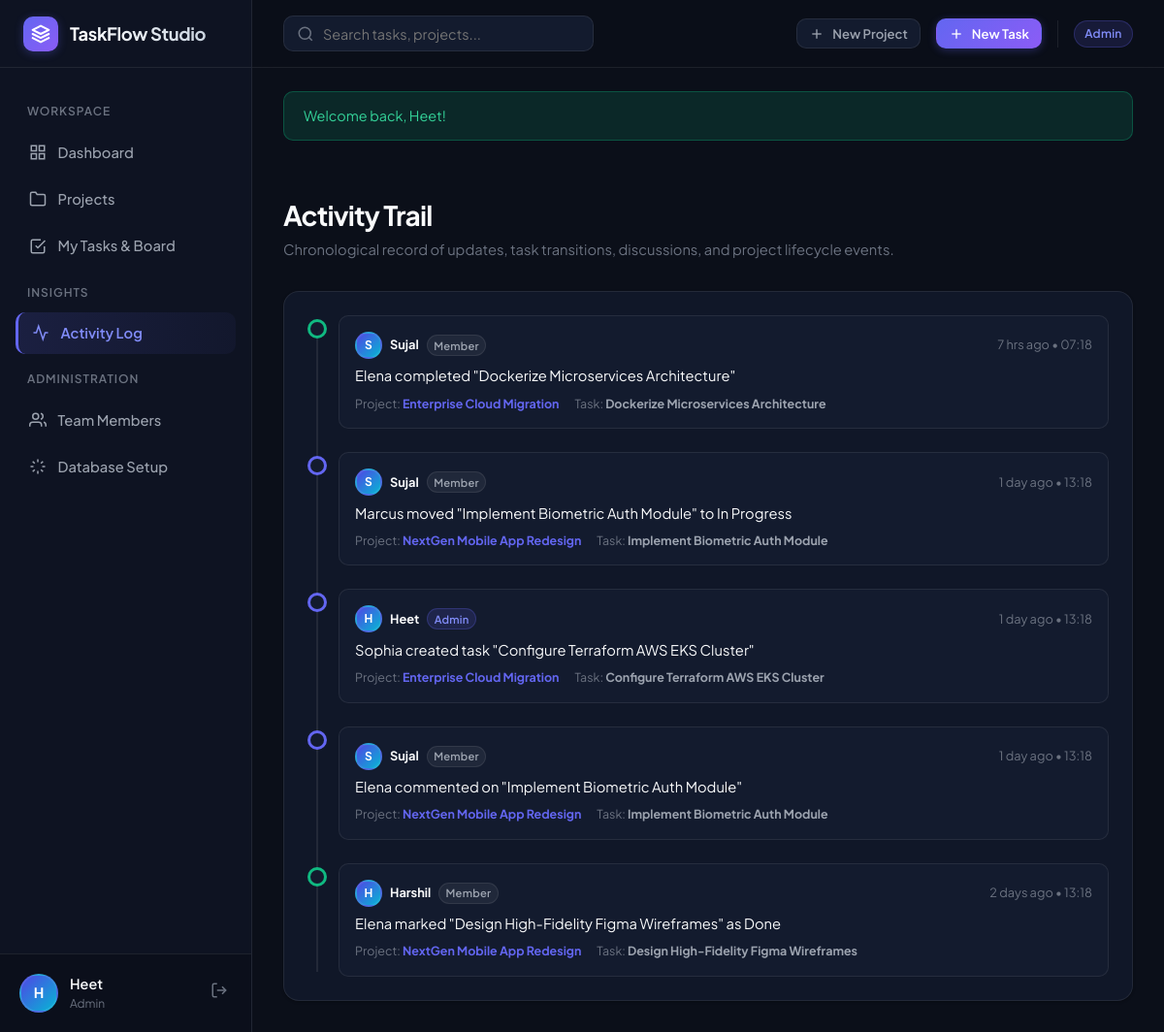
Screenshot of /activity.php (signed in) with the database file from the repository.
### tables this page shows
CREATE TABLE `activity_logs` (
  `id` INT AUTO_INCREMENT PRIMARY KEY,
  `project_id` INT DEFAULT NULL,
  `task_id` INT DEFAULT NULL,
  `user_id` INT NOT NULL,
  `action` VARCHAR(100) NOT NULL,
  `details` TEXT DEFAULT NULL,
  `created_at` DATETIME NOT NULL DEFAULT CURRENT_TIMESTAMP,
  CONSTRAINT `fk_activity_project` FOREIGN KEY (`project_id`) REFERENCES `projects` (`id`) ON DELETE CASCADE,
  CONSTRAINT `fk_activity_task` FOREIGN KEY (`task_id`) REFERENCES `tasks` (`id`) ON DELETE CASCADE,
  CONSTRAINT `fk_activity_user` FOREIGN KEY (`user_id`) REFERENCES `users` (`id`) ON DELETE CASCADE
);

CREATE TABLE `users` (
  `id` INT AUTO_INCREMENT PRIMARY KEY,
  `name` VARCHAR(100) NOT NULL,
  `email` VARCHAR(150) NOT NULL UNIQUE,
  `password` VARCHAR(255) NOT NULL,
  `role` ENUM('admin', 'manager', 'member') NOT NULL DEFAULT 'member',
  `title` VARCHAR(100) DEFAULT 'Team Member',
  `avatar` VARCHAR(255) DEFAULT NULL,
  `created_at` DATETIME NOT NULL DEFAULT CURRENT_TIMESTAMP
);

CREATE TABLE `projects` (
  `id` INT AUTO_INCREMENT PRIMARY KEY,
  `title` VARCHAR(150) NOT NULL,
  `description` TEXT DEFAULT NULL,
  `status` ENUM('planning', 'in_progress', 'completed', 'on_hold') NOT NULL DEFAULT 'in_progress',
  `priority` ENUM('low', 'medium', 'high', 'urgent') NOT NULL DEFAULT 'medium',
  `color` VARCHAR(20) DEFAULT '#6366f1',
  `start_date` DATE DEFAULT NULL,
  `due_date` DATE DEFAULT NULL,
  `budget` DECIMAL(10,2) DEFAULT 0.00,
  `created_by` INT NOT NULL,
  `created_at` DATETIME NOT NULL DEFAULT CURRENT_TIMESTAMP,
  `updated_at` DATETIME NOT NULL DEFAULT CURRENT_TIMESTAMP ON UPDATE CURRENT_TIMESTAMP,
  CONSTRAINT `fk_projects_created_by` FOREIGN KEY (`created_by`) REFERENCES `users` (`id`) ON DELETE CASCADE
);

CREATE TABLE `tasks` (
  `id` INT AUTO_INCREMENT PRIMARY KEY,
  `project_id` INT NOT NULL,
  `assigned_to` INT DEFAULT NULL,
  `title` VARCHAR(200) NOT NULL,
  `description` TEXT DEFAULT NULL,
  `status` ENUM('todo', 'in_progress', 'review', 'done') NOT NULL DEFAULT 'todo',
  `priority` ENUM('low', 'medium', 'high', 'urgent') NOT NULL DEFAULT 'medium',
  `due_date` DATE DEFAULT NULL,
  `estimated_hours` DECIMAL(5,1) DEFAULT 0.0,
  `created_by` INT NOT NULL,
  `created_at` DATETIME NOT NULL DEFAULT CURRENT_TIMESTAMP,
  `updated_at` DATETIME NOT NULL DEFAULT CURRENT_TIMESTAMP ON UPDATE CURRENT_TIMESTAMP,
  CONSTRAINT `fk_tasks_project` FOREIGN KEY (`project_id`) REFERENCES `projects` (`id`) ON DELETE CASCADE,
  CONSTRAINT `fk_tasks_assigned` FOREIGN KEY (`assigned_to`) REFERENCES `users` (`id`) ON DELETE SET NULL,
  CONSTRAINT `fk_tasks_creator` FOREIGN KEY (`created_by`) REFERENCES `users` (`id`) ON DELETE CASCADE
);

### config/init.php (called while the page is built, shortened)
<?php
function timeAgo($datetime) {
    $timestamp = is_numeric($datetime) ? $datetime : strtotime($datetime);
    $difference = time() - $timestamp;
    if ($difference < 60) {
        return 'Just now';
    } elseif ($difference < 3600) {
        $mins = round($difference / 60);
        return $mins . ' min' . ($mins > 1 ? 's' : '') . ' ago';
    } elseif ($difference < 86400) {
        $hours = round($difference / 3600);
        return $hours . ' hr' . ($hours > 1 ? 's' : '') . ' ago';
    } elseif ($difference < 604800) {
        $days = round($difference / 86400);
        return $days . ' day' . ($days > 1 ? 's' : '') . ' ago';
    } else {
        return date('M j, Y', $timestamp);
    }
}
function getInitials($name) {
    $words = explode(' ', trim($name));
    $initials = '';
    foreach ($words as $w) {
        if (!empty($w)) {
            $initials .= strtoupper($w[0]);
        }
    }
    return $initials ?: 'U';
}

### activity.php (the view, shortened to what this page needs)
<?php
require_once __DIR__ . '/includes/header.php';
try {
    $pdo = getDBConnection(true);
    $activitiesStmt = $pdo->query("
        SELECT a.*, u.name AS user_name, u.role AS user_role, p.title AS project_title, t.title AS task_title
        FROM activity_logs a
        JOIN users u ON a.user_id = u.id
        LEFT JOIN projects p ON a.project_id = p.id
        LEFT JOIN tasks t ON a.task_id = t.id
        ORDER BY a.created_at DESC
        LIMIT 50
    ");
    $activities = $activitiesStmt->fetchAll();
} catch (Exception $e) {
    echo "<div class='alert alert-error'>Database error: " . htmlspecialchars($e->getMessage()) . "</div>";
    include __DIR__ . '/includes/footer.php';
    exit;
}
?>
<div class="page-content">
    <div class="page-header">
        <div>
            <h1 class="page-title">Activity Trail</h1>
            <p class="page-subtitle">Chronological record of updates, task transitions, discussions, and project lifecycle events.</p>
        </div>
    </div>
    <div class="card" style="max-width: 900px;">
        <?php if (empty($activities)): ?>
            <p style="color: var(--text-muted); text-align: center; padding: 2rem;">No activities recorded yet.</p>
        <?php else: ?>
            <div class="activity-timeline">
                <?php foreach ($activities as $act): ?>
                    <div class="timeline-item">
                        <div class="timeline-dot" style="<?= ($act['action'] === 'completed_task') ? 'border-color: var(--success);' : (($act['action'] === 'task_created' || $act['action'] === 'project_created') ? 'border-color: var(--primary);' : '') ?>"></div>
                        <div class="timeline-content">
                            <div class="timeline-meta">
                                <div style="display: flex; align-items: center; gap: 0.5rem;">
                                    <div class="avatar avatar-sm"><?= getInitials($act['user_name']) ?></div>
                                    <span style="font-weight: 700; color: var(--text-main);"><?= htmlspecialchars($act['user_name']) ?></span>
                                    <span class="badge badge-<?= ($act['user_role'] === 'admin') ? 'indigo' : (($act['user_role'] === 'manager') ? 'purple' : 'gray') ?>" style="font-size: 0.7rem; padding: 0.1rem 0.4rem;">
                                        <?= ucfirst($act['user_role']) ?>
                                    </span>
                                </div>
                                <span style="font-size: 0.8rem; color: var(--text-muted);"><?= timeAgo($act['created_at']) ?> &bull; <?= date('H:i', strtotime($act['created_at'])) ?></span>
                            </div>
                            <div style="font-size: 0.92rem; color: var(--text-main); margin-top: 0.4rem;">
                                <?= htmlspecialchars($act['details']) ?>
                            </div>
                            <div style="display: flex; gap: 1rem; margin-top: 0.5rem; font-size: 0.78rem; color: var(--text-muted);">
                                <?php if ($act['project_title']): ?>
                                    <span>Project: <strong style="color: var(--primary);"><?= htmlspecialchars($act['project_title']) ?></strong></span>
                                <?php endif; ?>
                                <?php if ($act['task_title']): ?>
                                    <span>Task: <strong style="color: var(--text-secondary);"><?= htmlspecialchars($act['task_title']) ?></strong></span>
                                <?php endif; ?>
                            </div>
                        </div>
                    </div>
                <?php endforeach; ?>
            </div>
        <?php endif; ?>
    </div>
</div>
<?php include __DIR__ . '/includes/footer.php'; ?>

### assets/css/style.css (style rules this page uses)
:root { --bg-main: #0b0f19; --bg-sidebar: #0e1322; --bg-surface: #131b2e; --bg-surface-elevated: #1a243d; --bg-card: rgba(19, 27, 46, 0.75); --bg-card-hover: rgba(26, 36, 61, 0.9); --bg-input: #0e1322; --border: rgba(255, 255, 255, 0.08); --border-subtle: rgba(255, 255, 255, 0.04); --border-focus: #6366f1; --text-main: #f9fafb; --text-secondary: #9ca3af; --text-muted: #6b7280; --primary: #6366f1; --primary-hover: #4f46e5; --primary-glow: rgba(99, 102, 241, 0.3); --success: #10b981; --success-bg: rgba(16, 185, 129, 0.15); --warning: #f59e0b; --warning-bg: rgba(245, 158, 11, 0.15); --danger: #ef4444; --danger-bg: rgba(239, 68, 68, 0.15); --info: #06b6d4; --info-bg: rgba(6, 182, 212, 0.15); --purple: #8b5cf6; --purple-bg: rgba(139, 92, 246, 0.15); --radius-sm: 6px; --radius-md: 10px; --radius-lg: 16px; --radius-xl: 24px; --shadow-sm: 0 1px 3px rgba(0, 0, 0, 0.3); --shadow-md: 0 4px 12px rgba(0, 0, 0, 0.4); --shadow-lg: 0 10px 30px rgba(0, 0, 0, 0.5); --shadow-glow: 0 0 25px var(--primary-glow); --transition: all 0.2s cubic-bezier(0.16, 1, 0.3, 1); --sidebar-width: 260px; --topbar-height: 70px; }
*, *::before, *::after { box-sizing: border-box; margin: 0; padding: 0; }
body { font-family: 'Plus Jakarta Sans', system-ui, -apple-system, sans-serif; background-color: var(--bg-main); color: var(--text-main); line-height: 1.5; min-height: 100vh; -webkit-font-smoothing: antialiased; }
.avatar { width: 40px; height: 40px; border-radius: 50%; background: linear-gradient(135deg, #4f46e5, #06b6d4); color: #fff; display: flex; align-items: center; justify-content: center; font-weight: 700; font-size: 0.9rem; border: 2px solid var(--border); flex-shrink: 0; }
.avatar-sm { width: 28px; height: 28px; font-size: 0.75rem; }
.page-content { padding: 2rem; flex: 1; }
.page-header { display: flex; align-items: center; justify-content: space-between; margin-bottom: 2rem; flex-wrap: wrap; gap: 1rem; }
.page-title { font-size: 1.75rem; font-weight: 700; letter-spacing: -0.03em; color: var(--text-main); }
.page-subtitle { font-size: 0.92rem; color: var(--text-muted); margin-top: 0.2rem; }
.card { background-color: var(--bg-card); backdrop-filter: blur(10px); border: 1px solid var(--border); border-radius: var(--radius-lg); padding: 1.5rem; box-shadow: var(--shadow-sm); transition: var(--transition); }
.badge { display: inline-flex; align-items: center; gap: 0.35rem; padding: 0.25rem 0.65rem; border-radius: 9999px; font-size: 0.75rem; font-weight: 600; text-transform: capitalize; letter-spacing: 0.02em; }
.badge-primary, .badge-indigo { background: rgba(99, 102, 241, 0.15); color: #818cf8; border: 1px solid rgba(99, 102, 241, 0.25); }
.badge-gray { background: rgba(255, 255, 255, 0.06); color: var(--text-secondary); border: 1px solid var(--border); }
.activity-timeline { display: flex; flex-direction: column; gap: 1.5rem; position: relative; padding-left: 2rem; }
.activity-timeline::before { content: ''; position: absolute; left: 9px; top: 5px; bottom: 5px; width: 2px; background-color: var(--border); }
.timeline-item { position: relative; }
.timeline-dot { position: absolute; left: -2rem; top: 4px; width: 20px; height: 20px; border-radius: 50%; background-color: var(--bg-surface); border: 3px solid var(--primary); }
.timeline-content { background-color: var(--bg-surface); border: 1px solid var(--border); border-radius: var(--radius-md); padding: 1rem; }
.timeline-meta { display: flex; justify-content: space-between; align-items: center; margin-bottom: 0.35rem; font-size: 0.8rem; color: var(--text-muted); }

### rows the page displays
activity_logs: user.name "S", user.name "Sujal", user.role "Member", created_at "7 hrs ago", created_at "07:18", details "Elena completed \"Dockerize Microservices Architecture\"", project.title "Enterprise Cloud Migration", task.title "Dockerize Microservices Architecture"
activity_logs: user.name "S", user.name "Sujal", user.role "Member", created_at "1 day ago", created_at "13:18", details "Marcus moved \"Implement Biometric Auth Module\" to In Progress", project.title "NextGen Mobile App Redesign", task.title "Implement Biometric Auth Module"
activity_logs: user.name "H", user.name "Heet", user.role "Admin", created_at "1 day ago", created_at "13:18", details "Sophia created task \"Configure Terraform AWS EKS Cluster\"", project.title "Enterprise Cloud Migration", task.title "Configure Terraform AWS EKS Cluster"
activity_logs: user.name "S", user.name "Sujal", user.role "Member", created_at "1 day ago", created_at "13:18", details "Elena commented on \"Implement Biometric Auth Module\"", project.title "NextGen Mobile App Redesign", task.title "Implement Biometric Auth Module"
activity_logs: user.name "H", user.name "Harshil", user.role "Member", created_at "2 days ago", created_at "13:18", details "Elena marked \"Design High-Fidelity Figma Wireframes\" as Done", project.title "NextGen Mobile App Redesign", task.title "Design High-Fidelity Figma Wireframes"

### other values shown
getInitials($currentUser['name'] ?? 'User') "H"
$currentUser['name'] "Heet"
$currentUser['role'] "Admin"
$flash['message'] "Welcome back, Heet!"
